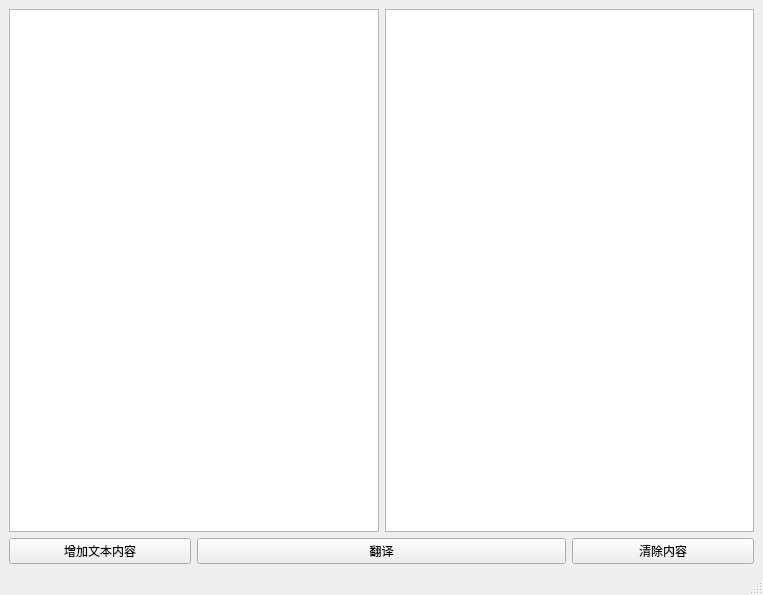
<?xml version="1.0" encoding="UTF-8"?>
<ui version="4.0">
 <class>Translator_Google</class>
 <widget class="QMainWindow" name="Translator_Google">
  <property name="geometry">
   <rect>
    <x>0</x>
    <y>0</y>
    <width>763</width>
    <height>595</height>
   </rect>
  </property>
  <property name="windowTitle">
   <string>Translator</string>
  </property>
  <widget class="QWidget" name="centralwidget">
   <layout class="QGridLayout" name="gridLayout">
    <item row="0" column="0" colspan="2">
     <widget class="QTextBrowser" name="textBrowser_origin">
      <property name="styleSheet">
       <string notr="true">font: 14pt &quot;微软雅黑&quot;;</string>
      </property>
     </widget>
    </item>
    <item row="0" column="2" colspan="2">
     <widget class="QTextBrowser" name="textBrowser_translation">
      <property name="font">
       <font>
        <family>微软雅黑</family>
        <pointsize>14</pointsize>
       </font>
      </property>
     </widget>
    </item>
    <item row="1" column="0">
     <widget class="QPushButton" name="add_content_button">
      <property name="styleSheet">
       <string notr="true">font: 14pt &quot;微软雅黑&quot;;</string>
      </property>
      <property name="text">
       <string>增加文本内容</string>
      </property>
     </widget>
    </item>
    <item row="1" column="1" colspan="2">
     <widget class="QPushButton" name="translate_2_button">
      <property name="styleSheet">
       <string notr="true">font: 14pt &quot;微软雅黑&quot;;</string>
      </property>
      <property name="text">
       <string>翻译</string>
      </property>
     </widget>
    </item>
    <item row="1" column="3">
     <widget class="QPushButton" name="clear_content_button">
      <property name="styleSheet">
       <string notr="true">font: 14pt &quot;微软雅黑&quot;;</string>
      </property>
      <property name="text">
       <string>清除内容</string>
      </property>
     </widget>
    </item>
   </layout>
  </widget>
  <widget class="QStatusBar" name="statusbar"/>
 </widget>
 <resources/>
 <connections/>
</ui>
